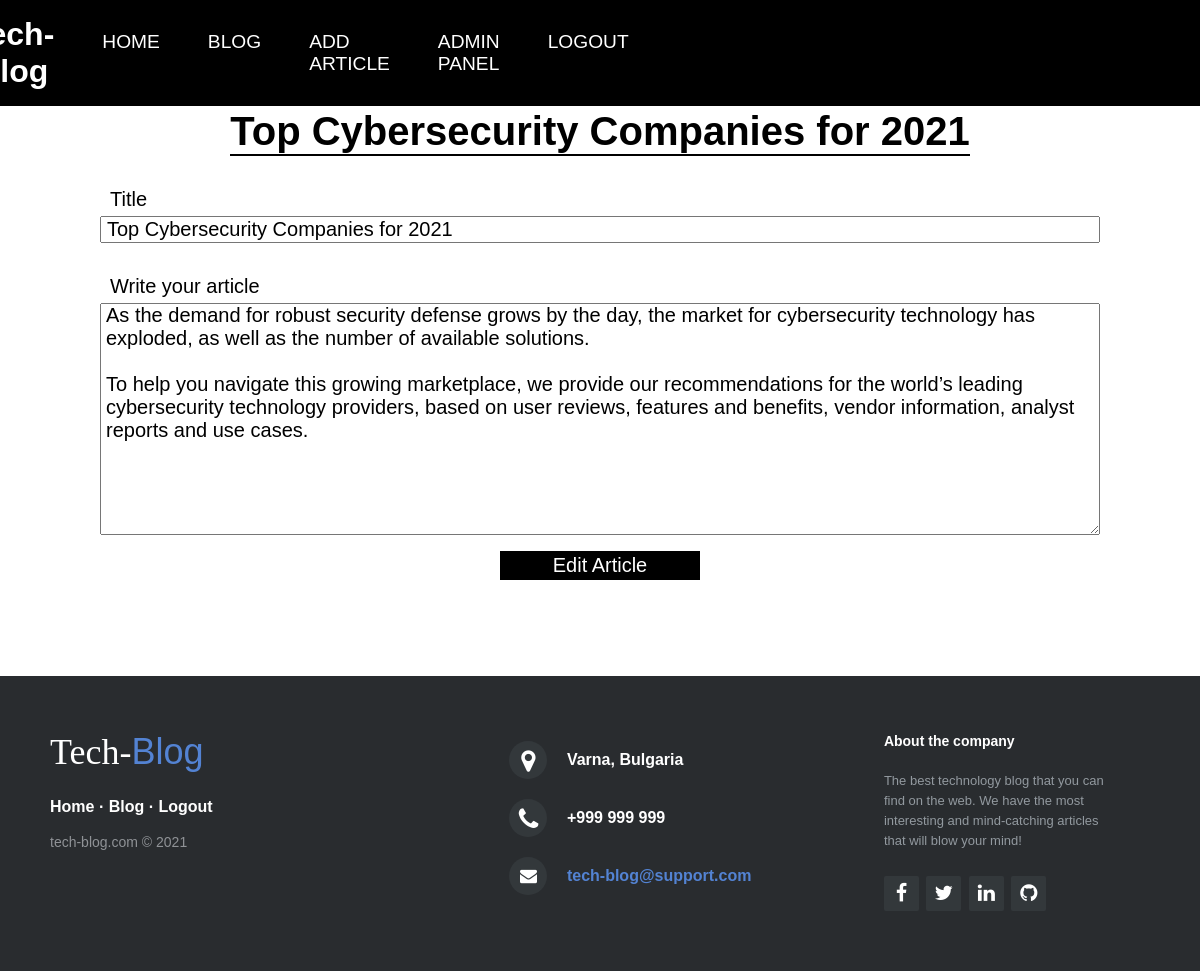
The app's page /editArticle.php?title=Top Cybersecurity Companies for 2021 (signed in) with its own data.
### tables this page shows
CREATE TABLE `posts` (
  `id` int NOT NULL,
  `title` varchar(255) NOT NULL,
  `text` longtext NOT NULL,
  `owner` varchar(255) NOT NULL,
  `image` text NOT NULL,
  `created_at` datetime NOT NULL
);

### editArticle.php (the view, shortened to what this page needs)
<?php
include './db/config.php';
?>
<?php
	include_once './includes/header.php';
?>
<body>
    <?php
        include_once './includes/navbar.php';
    ?>
    <section class="create-post">
      <div class="create-post-cont">
        <?php
          if(isset($_REQUEST['title'])) {
            $title = $_REQUEST['title'];
            $sql = "SELECT * FROM posts WHERE title = '$title'";
            $result = $conn->query($sql);
            if ($result->num_rows > 0) {
              while($row = $result->fetch_assoc()) {
                if ($row['owner'] == $_SESSION['username'] || $_SESSION['role'] === 'Admin') {
                echo "<h2>".$_REQUEST['title']."</h2>";
                echo "<div class='create-body'>
                       <form method='POST' action='editArticle.php?id=".$row['id']."'>
                          <label for='title'>Title</label>
                          <input type='text' name='title' id='' value='".$row['title']."'>
                          <label for='text'>Write your article</label>
                          <textarea name='text' id='' cols='30' rows='10' placeholder=''>".$row['text']."</textarea>
                          <button name='update'>Edit Article</button>
                        </form>
                    </div>";
                  } else {
                    header("Location: welcome.php");
                  }
              }
            } else {
              echo "<h2>ERROR 404 - No article found</h2>";
            }
          }
        ?>
      </div>
    </section>
    <?php
        include_once './includes/footer.php';
    ?>
</body>
</html>

### css/style.css (style rules this page uses)
* { margin: 0; padding: 0; box-sizing: border-box; font-family: Arial, Helvetica, sans-serif; }
body::before { display:block; content: ''; height: 45px; }
.create-post-cont { max-width: 1280px; width: 100%; margin: 0 auto; margin-top: 4rem; display: flex; flex-direction: column; justify-content: center; align-items: center; overflow: hidden; }
.create-post-cont h2 { font-size: 40px; border-bottom: 2px solid black; margin-bottom: 2rem; }
.create-post-cont .create-body form { display: flex; flex-direction: column; }
.create-post-cont .create-body form label { font-size: 20px; text-align: left; padding-left: 10px; margin-bottom: 5px; }
.create-post-cont .create-body form input { width: 1000px; margin-bottom: 2rem; font-size: 20px; padding: 0 5px; }
.create-post-cont .create-body form textarea { font-size: 20px; padding: 0 5px; }
.create-post-cont .create-body form button { cursor: pointer; font-size: 20px; width: 200px; margin: 1rem auto; text-align: center; color: #fff; background-color: #000; outline: none; border: 3px solid black; }

### records on screen
posts: title "Top Cybersecurity Companies for 2021", text "As the demand for robust security defense grows by the day, the market for cybersecurity technology has exploded, as well as the number of available solutions. To help you navigate this growing marketplace, we provide our recommendations for the world’s leading cybersecurity technology providers, based on user reviews, features and benefits, vendor information, analyst reports and use cases."
